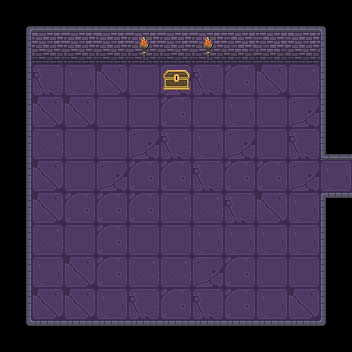

This is a level from a 2D game, rendered from its Tiled map with the project's own tilesets. A one-line summary and the complete map file follow:
An orthogonal 11x11 tile map with 32x32 px tiles, 4 tile layers (background, coffre, walls, decorations), 2 tilesets and 8 objects (5x collision, 2x mapA, potion_soin).

<map version="1.10" tiledversion="1.10.2" orientation="orthogonal" renderorder="right-down" width="11" height="11" tilewidth="32" tileheight="32" infinite="0" nextlayerid="6" nextobjectid="10">
 <tileset firstgid="1" source="dungeon.tsx" />
 <tileset firstgid="57" name="black" tilewidth="32" tileheight="32" tilecount="1" columns="1">
  <image source="black.png" width="32" height="32" />
 </tileset>
 <layer id="1" name="background" width="11" height="11">
  <data encoding="csv">
57,57,57,57,57,57,57,57,57,57,57,
57,16,18,18,26,26,18,18,19,23,57,
57,25,26,19,23,18,25,17,19,16,57,
57,19,19,23,23,17,23,26,23,18,57,
57,16,23,23,18,25,26,18,23,25,57,
57,19,23,18,17,17,25,17,17,18,26,
57,19,17,17,17,16,16,25,19,26,57,
57,16,23,17,23,23,26,26,26,26,57,
57,26,19,17,16,16,18,17,23,23,57,
57,19,19,26,25,17,25,17,26,19,57,
57,57,57,57,57,57,57,57,57,57,57
</data>
 </layer>
 <objectgroup id="5" name="objects">
  <object id="1" type="collision" x="0" y="0" width="352" height="64" />
  <object id="2" type="collision" x="0" y="64" width="32" height="288" />
  <object id="3" type="collision" x="320" y="64" width="32" height="94" />
  <object id="4" type="collision" x="320" y="192" width="32" height="128" />
  <object id="5" type="collision" x="32" y="320" width="320" height="32" />
  <object id="6" name="coffre" type="potion_soin" x="160" y="64" width="32" height="32" />
  <object id="7" name="door" type="mapA" x="310.345" y="156.943" width="42.4807" height="38.3507" />
  <object id="8" name="playerspawn" type="mapA" x="213.584" y="200.013">
   <point />
  </object>
 </objectgroup>
 <layer id="3" name="coffre" width="11" height="11">
  <data encoding="csv">
0,0,0,0,0,0,0,0,0,0,0,
0,0,0,0,0,0,0,0,0,0,0,
0,0,0,0,0,21,0,0,0,0,0,
0,0,0,0,0,0,0,0,0,0,0,
0,0,0,0,0,0,0,0,0,0,0,
0,0,0,0,0,0,0,0,0,0,0,
0,0,0,0,0,0,0,0,0,0,0,
0,0,0,0,0,0,0,0,0,0,0,
0,0,0,0,0,0,0,0,0,0,0,
0,0,0,0,0,0,0,0,0,0,0,
0,0,0,0,0,0,0,0,0,0,0
</data>
 </layer>
 <layer id="2" name="walls" width="11" height="11">
  <data encoding="csv">
1,2,4,2,5,2,5,3,5,5,6,
22,9,10,9,11,10,10,12,12,9,27,
22,0,0,0,0,0,0,0,0,0,27,
22,0,0,0,0,0,0,0,0,0,13,
15,0,0,0,0,0,0,0,0,0,43,
22,0,0,0,0,0,0,0,0,0,0,
15,0,0,0,0,0,0,0,0,0,36,
22,0,0,0,0,0,0,0,0,0,20,
15,0,0,0,0,0,0,0,0,0,27,
8,0,0,0,0,0,0,0,0,0,13,
29,30,30,30,32,33,31,33,31,30,34
</data>
 </layer>
 <layer id="4" name="decorations" width="11" height="11">
  <data encoding="csv">
0,0,0,0,0,0,0,0,0,0,0,
0,0,0,0,41,0,41,0,0,0,0,
0,0,0,0,0,0,0,0,0,0,0,
0,0,0,0,0,0,0,0,0,0,0,
0,0,0,0,0,0,0,0,0,0,0,
0,0,0,0,0,0,0,0,0,0,0,
0,0,0,0,0,0,0,0,0,0,0,
0,0,0,0,0,0,0,0,0,0,0,
0,0,0,0,0,0,0,0,0,0,0,
0,0,0,0,0,0,0,0,0,0,0,
0,0,0,0,0,0,0,0,0,0,0
</data>
 </layer>
</map>
